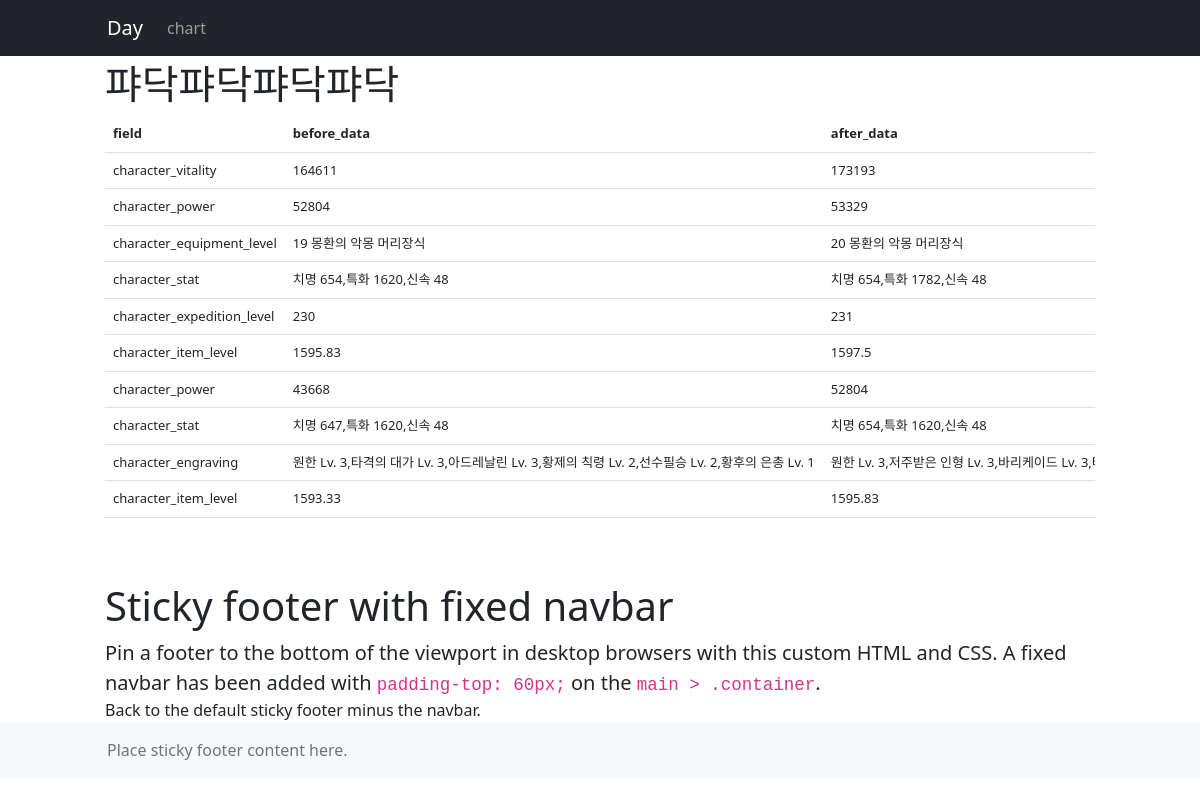
/guild/퍄닥퍄닥퍄닥퍄닥/, run on an earlier commit of the app's database.
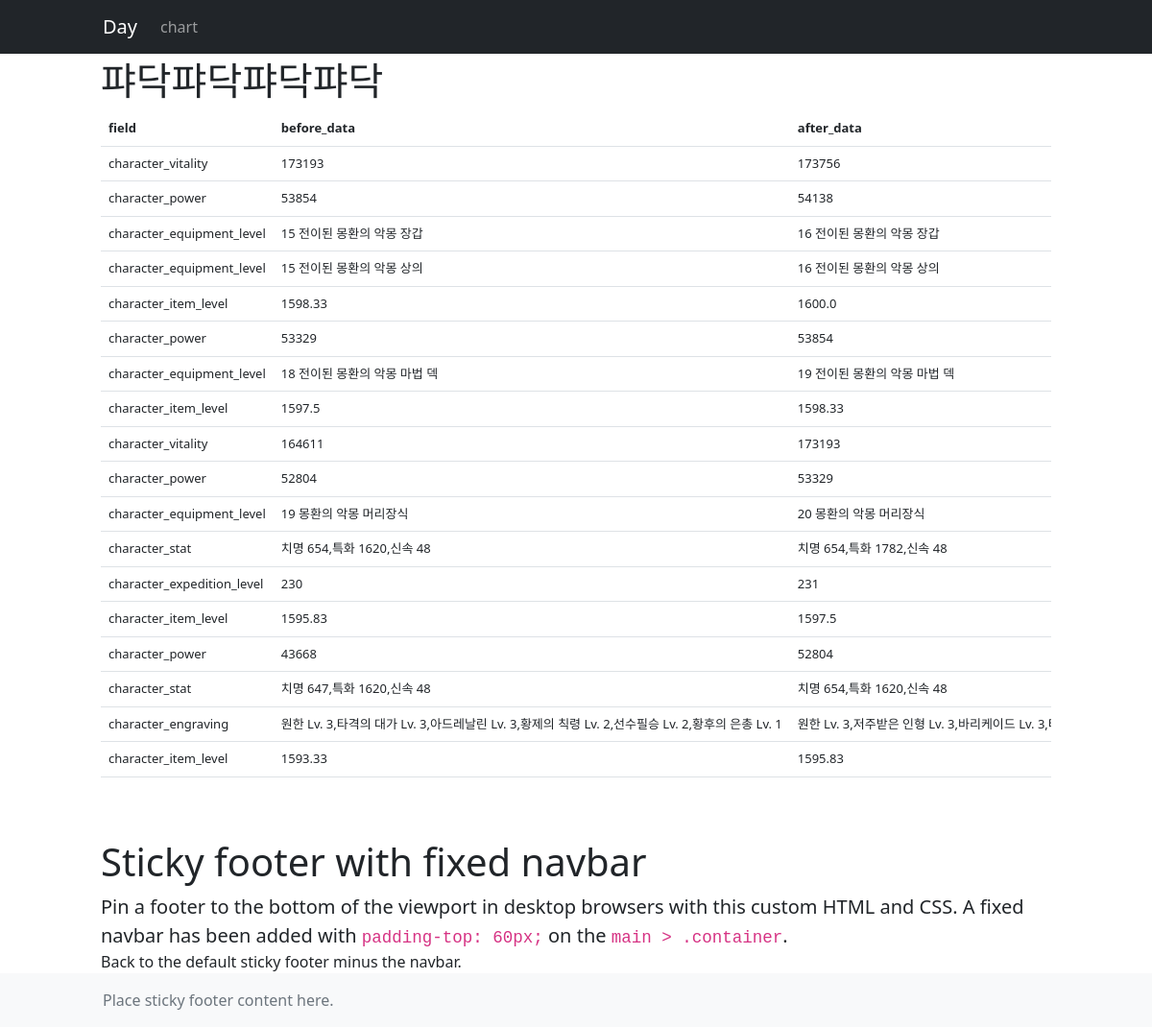
And on a later commit of the database.
### guild/models.py (models this page shows, shortened)
class History(models.Model):
    character_name = models.ForeignKey(Member, on_delete=models.CASCADE)
    field = models.CharField(max_length=50)
    before_data = models.CharField(max_length=200)
    after_data = models.CharField(max_length=200)
    date = models.DateTimeField(auto_now_add=True)

### guild/views.py (the view)
# urls.py: path('<str:character_name>/', views.history, name='history')
def history(request, character_name):
    character_history = History.objects.filter(character_name=character_name).order_by('-date')
    context = {'character_name': character_name, 'character_history': character_history}
    return render(request, 'guild/character_history.html', context)

### templates/guild/character_history.html (shortened to what this page needs)
{% extends 'base.html' %}
{% load guild_filter %}
{% block content %}
<h1>{{character_name}}</h1>
<div class="table-responsive text-nowrap">
    <table class="table">
        <thead>
        <tr>
            <th scope="col">field</th>
            <th scope="col">before_data</th>
            <th scope="col">after_data</th>
        </tr>
        </thead>
        <tbody>
        {% if character_history %}
        {% for history in character_history %}
        <tr>
            <td>{{history.field}}</a></td>
            <td>{{history.before_data}}</td>
            <td>{{history.after_data}}</td>
        </tr>
        {% endfor %}
        {% else %}
        <tr>
            <td>no data</td>
        </tr>
        {% endif %}
        </tbody>
    </table>
</div>
{% endblock %}

What changed in the data, as far as the page shows it:
added History: field "character_vitality", before_data "173193", after_data "173756"
added History: field "character_power", before_data "53854", after_data "54138"
added History: field "character_equipment_level", before_data "15 전이된 몽환의 악몽 장갑", after_data "16 전이된 몽환의 악몽 장갑"
added History: field "character_equipment_level", before_data "15 전이된 몽환의 악몽 상의", after_data "16 전이된 몽환의 악몽 상의"
added History: field "character_item_level", before_data "1598.33", after_data "1600.0"
added History: field "character_power", before_data "53329", after_data "53854"
added History: field "character_equipment_level", before_data "18 전이된 몽환의 악몽 마법 덱", after_data "19 전이된 몽환의 악몽 마법 덱"
added History: field "character_item_level", before_data "1597.5", after_data "1598.33"
